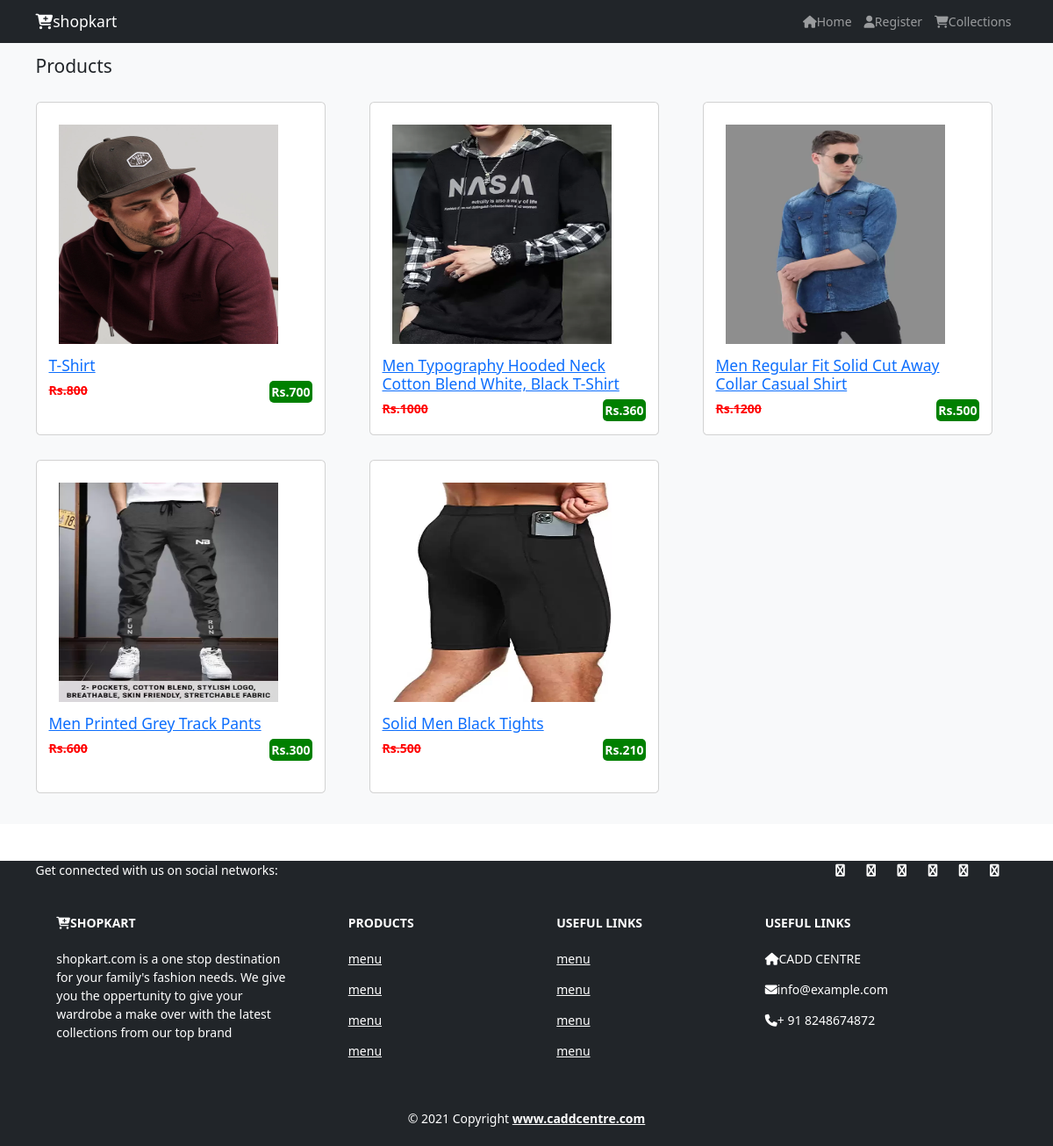
The page /collection/Fashion on the database its author committed.
### shop/models.py (models this page shows, shortened)
class product(models.Model):
    catagory=models.ForeignKey(catagory,on_delete=models.CASCADE)
    name=models.CharField(max_length=150,null=False,blank=False)
    vendor=models.CharField(max_length=150,null=False,blank=False)
    quantity=models.IntegerField(null=False,blank=False)
    orginal_price=models.FloatField(null=False,blank=False)
    selling_price=models.FloatField(null=False,blank=False)
    product_image=models.ImageField(upload_to=getfilename,null=True,blank=True)
    description=models.TextField(max_length=500,null=False,blank=False)
    status=models.BooleanField(default=False,help_text="0-show,1-hidden")
    trending=models.BooleanField(default=False,help_text="0-default,1-trending")
    created_at=models.DateTimeField(auto_now_add=True)

### shop/views.py (the view)
# urls.py: path('collection/<str:name>',views.collectionsview,name="collection"),
def collectionsview(request,name):
    if(catagory.objects.filter(name=name,status=0)):
        products=product.objects.filter(catagory__name=name)
        return render(request,"shop/products/index.html",{"products":products,"catagory_name":name})
    else:
        messages.warning(request,"No Such Catagory Found")
        return redirect('collection')

### shop/templates/shop/products/index.html (shortened to what this page needs)
{% extends 'shop/layout/main.html' %}
{%block content%}
<section class="bg-light py-4 my-5" >
    <div class="container">
        <div class="row">
            <div class="col-12">
                <h4 class="mb-3">{{Catagory_name}} Products</h4>
            </div>
            {% for item in products %}
                <div class="col-md-4 col-lg-4">
                    <div class="card my-3"  style="height:380px; width: 330px;">
                        <img src="{{item.product_image.url}}"alt="Categories" style="height:250px; width: 250px; margin-left: 25px; margin-top: 25px;">
                            <a href="{% url 'product_details' catagory_name item.name %}">
                        <div class="card-body">
                            <h5 class="card-title text-primary">{{ item.name }}</h5>
                            <p class="card-text">
                               <span class="float-start old_price"><s>Rs.{{item.orginal_price | stringformat:'d'}}</span> </s>
                               <span class="float-end new_price">Rs.{{item.selling_price | stringformat:'d'}}</span>
                            </p>
                        </div>
                        </a>
                    </div>
                </div>
            {% endfor %}
        </div>
    </div>
</section>
{%endblock content%}

### static/css/style.css (style rules this page uses)
html { font-size: 14px; }
body { font-family: 'Noto Sans', sans-serif; }
a { text-decoration: none; }
.old_price { font-weight: bold; color: red; }
.new_price { font-weight: bold; background-color: green; color: white; padding: 2px; border-radius: 5px; }

### rows shown on the page
product: product_image (picture), name "T-Shirt", orginal_price "800", selling_price "700"
product: product_image (picture), name "Men Typography Hooded Neck Cotton Blend White, Black T-Shirt", orginal_price "1000", selling_price "360"
product: product_image (picture), name "Men Regular Fit Solid Cut Away Collar Casual Shirt", orginal_price "1200", selling_price "500"
product: product_image (picture), name "Men Printed Grey Track Pants", orginal_price "600", selling_price "300"
product: product_image (picture), name "Solid Men Black Tights", orginal_price "500", selling_price "210"
